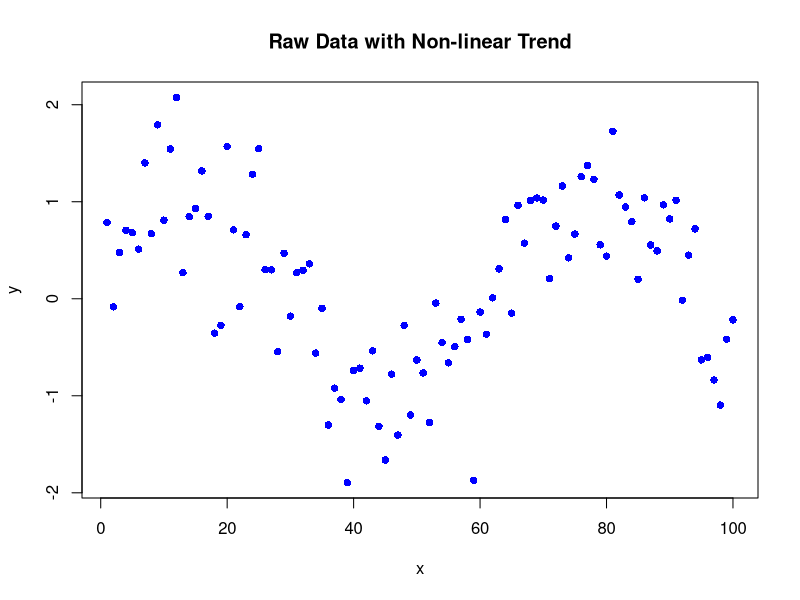
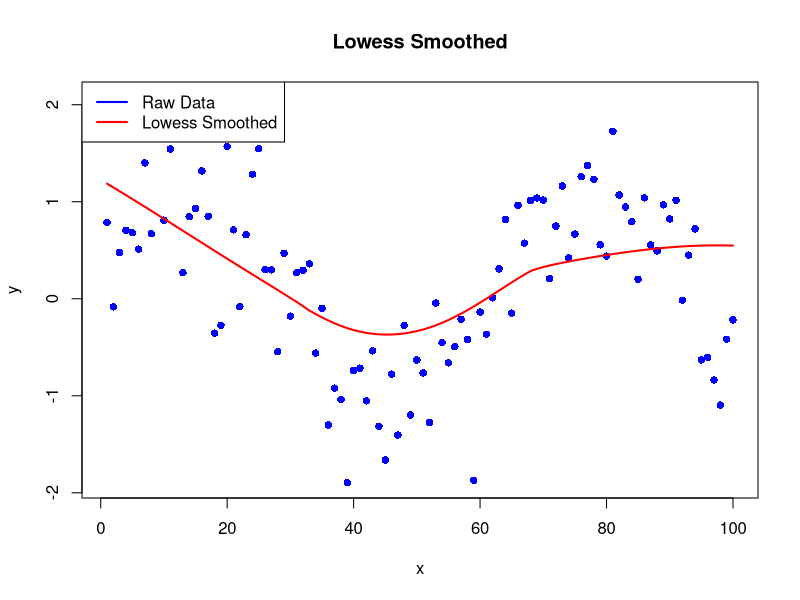
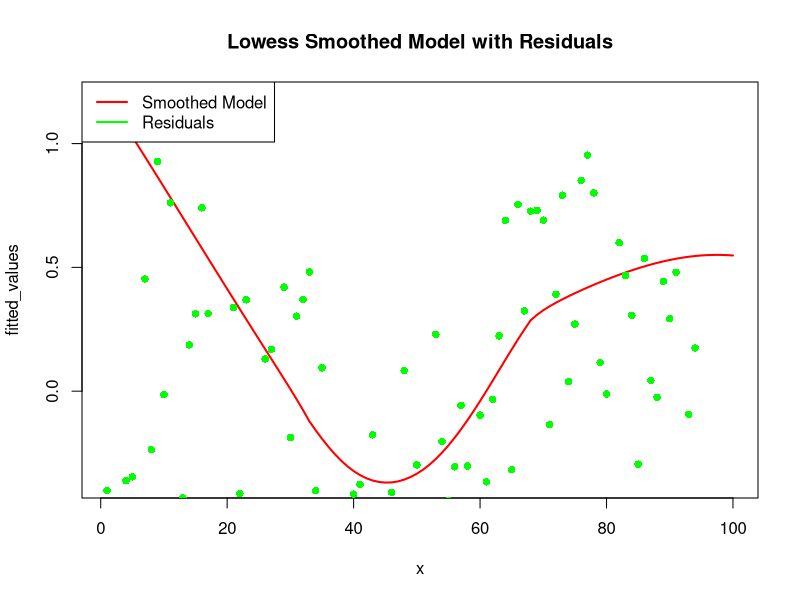
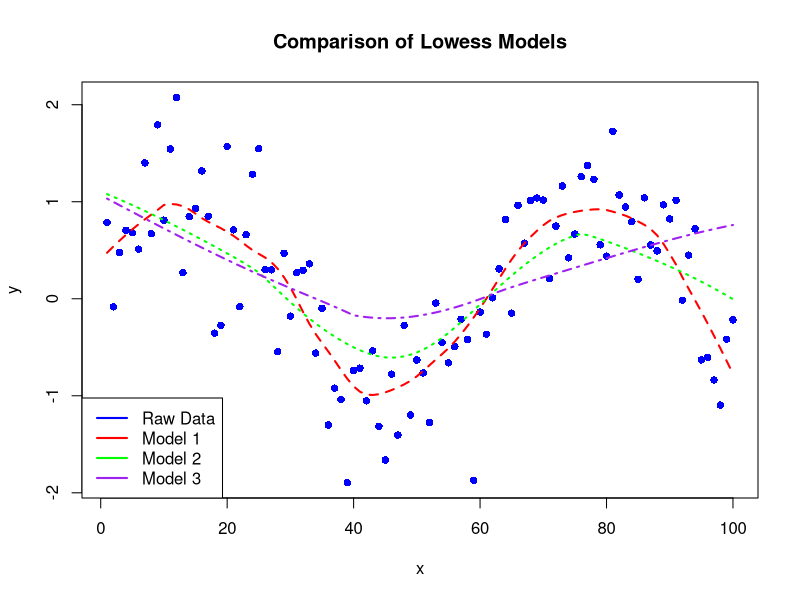

R code for these plots, in order:
## ---- chunk 1
# Set seed for reproducibility
set.seed(42)
# Generate data
x <- seq(1, 100, by = 1)
y <- sin(x / 10) + rnorm(100, sd = 0.5)
# Plot the raw data
plot(x,
     y,
     main = "Raw Data with Non-linear Trend",
     col = "blue",
     pch = 16)
## ---- chunk 2
# Apply Lowess smoothing
smoothed_data <- lowess(x, y)
# Plot the smoothed data
plot(x,
     y,
     main = "Lowess Smoothed",
     col = "blue",
     pch = 16)
lines(smoothed_data, col = "red", lwd = 2)
legend(
  "topleft",
  legend = c("Raw Data", "Lowess Smoothed"),
  col = c("blue", "red"),
  lwd = 2
)

## ---- chunk 3
# Get fitted values and residuals
fitted_values <- smoothed_data$y
residuals <- y - fitted_values
# Plot the model
plot(
  x,
  fitted_values,
  main = "Lowess Smoothed Model with Residuals",
  col = "red",
  type = "l",
  lwd = 2
)
points(x, residuals, col = "green", pch = 16)
legend(
  "topleft",
  legend = c("Smoothed Model", "Residuals"),
  col = c("red", "green"),
  lwd = 2
)

## ---- chunk 4
# Generate three smoothed models with different spans
model_1 <- lowess(x, y, f = 0.2)
model_2 <- lowess(x, y, f = 0.5)
model_3 <- lowess(x, y, f = 0.8)
# Plot the original data
plot(x,
     y,
     main = "Comparison of Lowess Models",
     col = "blue",
     pch = 16)
# Plot the smoothed models
lines(model_1,
      col = "red",
      lty = 2,
      lwd = 2)
lines(model_2,
      col = "green",
      lty = 3,
      lwd = 2)
lines(model_3,
      col = "purple",
      lty = 4,
      lwd = 2)
# Add a legend
legend(
  "bottomleft",
  legend = c("Raw Data", "Model 1", "Model 2", "Model 3"),
  col = c("blue", "red", "green", "purple"),
  lwd = 2
)
